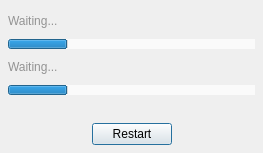
<?xml version="1.0" encoding="UTF-8"?>
<ui version="4.0">
 <class>Downloader</class>
 <widget class="QDialog" name="Downloader">
  <property name="geometry">
   <rect>
    <x>0</x>
    <y>0</y>
    <width>263</width>
    <height>153</height>
   </rect>
  </property>
  <property name="windowTitle">
   <string>Updating Application...</string>
  </property>
  <property name="autoFillBackground">
   <bool>false</bool>
  </property>
  <layout class="QVBoxLayout" name="verticalLayout_3">
   <property name="spacing">
    <number>5</number>
   </property>
   <property name="margin">
    <number>8</number>
   </property>
   <item>
    <layout class="QVBoxLayout" name="verticalLayout">
     <item>
      <widget class="QLabel" name="FileLabel">
       <property name="styleSheet">
        <string notr="true">color: rgb(147, 147, 147);</string>
       </property>
       <property name="text">
        <string>Waiting...</string>
       </property>
      </widget>
     </item>
     <item>
      <widget class="QProgressBar" name="fileProgressBar">
       <property name="maximumSize">
        <size>
         <width>16777215</width>
         <height>10</height>
        </size>
       </property>
       <property name="styleSheet">
        <string notr="true">border-color: rgb(119, 155, 255);
background-color: rgb(250, 250, 250);</string>
       </property>
       <property name="value">
        <number>24</number>
       </property>
       <property name="textVisible">
        <bool>false</bool>
       </property>
      </widget>
     </item>
    </layout>
   </item>
   <item>
    <layout class="QVBoxLayout" name="verticalLayout_2">
     <item>
      <widget class="QLabel" name="ProcessLabel">
       <property name="styleSheet">
        <string notr="true">color: rgb(147, 147, 147);</string>
       </property>
       <property name="text">
        <string>Waiting...</string>
       </property>
      </widget>
     </item>
     <item>
      <widget class="QProgressBar" name="processProgressBar">
       <property name="maximumSize">
        <size>
         <width>16777215</width>
         <height>10</height>
        </size>
       </property>
       <property name="styleSheet">
        <string notr="true">border-color: rgb(119, 155, 255);
background-color: rgb(250, 250, 250);</string>
       </property>
       <property name="value">
        <number>24</number>
       </property>
       <property name="textVisible">
        <bool>false</bool>
       </property>
      </widget>
     </item>
    </layout>
   </item>
   <item>
    <layout class="QHBoxLayout" name="horizontalLayout">
     <item>
      <spacer name="horizontalSpacer">
       <property name="orientation">
        <enum>Qt::Horizontal</enum>
       </property>
       <property name="sizeHint" stdset="0">
        <size>
         <width>40</width>
         <height>20</height>
        </size>
       </property>
      </spacer>
     </item>
     <item>
      <layout class="QVBoxLayout" name="verticalLayout_4">
       <item>
        <widget class="QLabel" name="infoLabel">
         <property name="font">
          <font>
           <pointsize>12</pointsize>
           <weight>50</weight>
           <italic>false</italic>
           <bold>false</bold>
           <underline>false</underline>
           <strikeout>false</strikeout>
           <kerning>true</kerning>
          </font>
         </property>
         <property name="styleSheet">
          <string notr="true">color: rgb(50, 50, 50);</string>
         </property>
         <property name="pixmap">
          <pixmap resource="../EResources.qrc">:/images/wait</pixmap>
         </property>
         <property name="alignment">
          <set>Qt::AlignCenter</set>
         </property>
        </widget>
       </item>
       <item>
        <widget class="QPushButton" name="restartButton">
         <property name="text">
          <string>Restart</string>
         </property>
        </widget>
       </item>
      </layout>
     </item>
     <item>
      <spacer name="horizontalSpacer_2">
       <property name="orientation">
        <enum>Qt::Horizontal</enum>
       </property>
       <property name="sizeHint" stdset="0">
        <size>
         <width>40</width>
         <height>20</height>
        </size>
       </property>
      </spacer>
     </item>
    </layout>
   </item>
  </layout>
 </widget>
 <resources>
  <include location="../EResources.qrc"/>
 </resources>
 <connections/>
</ui>
